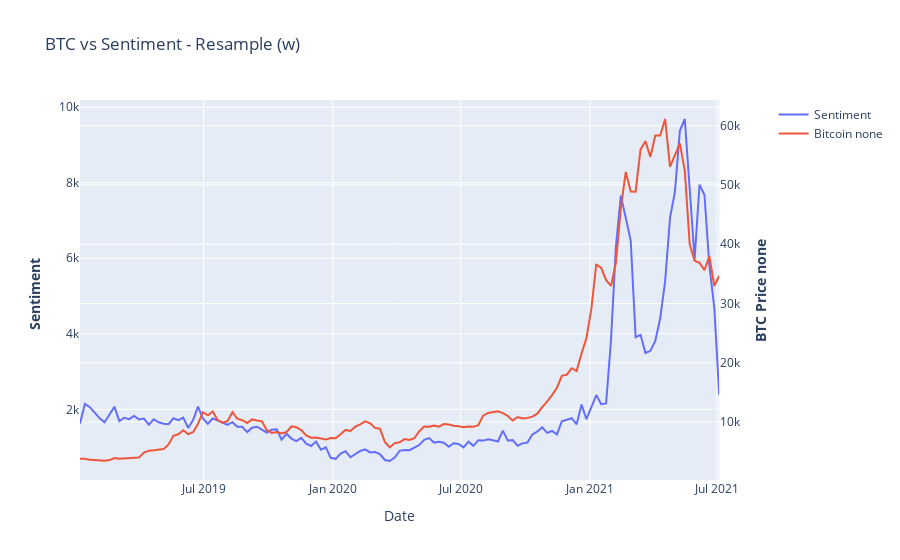

The notebook cell this image was saved under:
### Code cell
eval.get_ts_2axis(sent1.polarity_lr,btc.y,resample_period='w',btc_transformation='none')

### Figure 1 — Plotly figure (JSON) as saved in the notebook; plotly's stock layout.template omitted (floating-point values rounded to 4 significant figures; data arrays with more than 128 entries replaced by an {"elided": "..."} marker saying what was removed)
{"data": [{"name": "Sentiment", "type": "scatter", "x": {"elided": "131 str values"}, "xaxis": "x", "y": {"elided": "131 float values"}, "yaxis": "y"}, {"name": "Bitcoin none", "type": "scatter", "x": {"elided": "131 str values"}, "xaxis": "x", "y": {"elided": "131 float values"}, "yaxis": "y2"}], "layout": {"title": {"text": "BTC vs Sentiment - Resample (w)"}, "xaxis": {"anchor": "y", "domain": [0, 0.94], "title": {"text": "Date"}}, "yaxis": {"anchor": "x", "domain": [0, 1], "title": {"text": "<b>Sentiment  </b>"}}, "yaxis2": {"anchor": "x", "overlaying": "y", "side": "right", "title": {"text": "<b>BTC Price none</b>"}}}}
